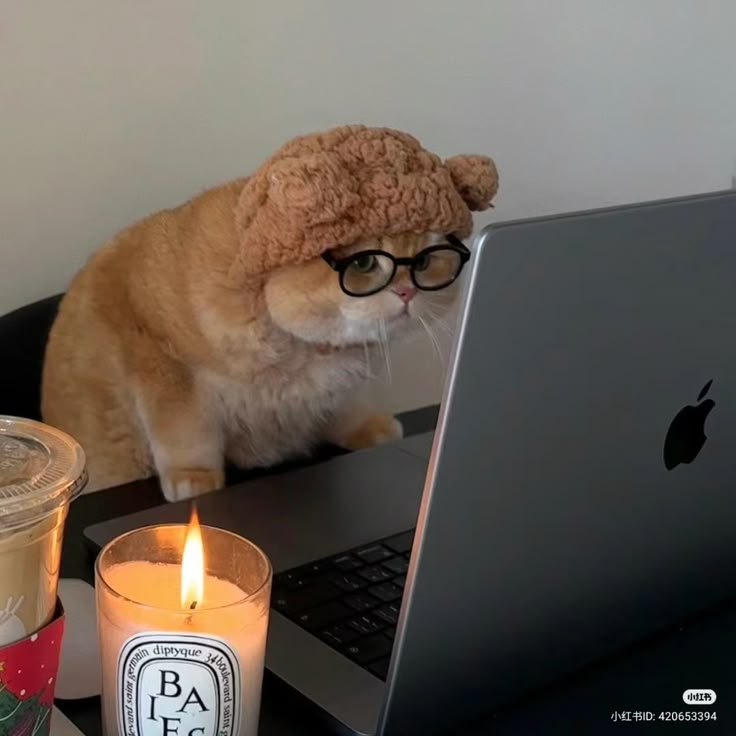
#> input picture cat.jpg, 736 x 736 px
$ python 1_task.py
#> lines starting #> are read from the running program, lines starting #| are printed output that depends on the picture
#> the answer given: cat.jpg
#> in load_image, image is the input picture: shape (736, 736, 3); mean B, G, R 84, 93.2, 103.7
import cv2
import sys
import os

class ImageProcessingError(Exception):
    pass

class FileNotFoundError(ImageProcessingError):
    pass

class ImageLoadError(ImageProcessingError):
    pass

def switch_r_g(image):
    """
    Swap the red and green channels of a BGR image.

    Args:
        image (numpy.ndarray): Input image in BGR channel order (as from cv2.imread).

    Returns:
        numpy.ndarray: Output image with the red and green channels exchanged (still BGR).
    """
    if image is None:
        raise ValueError("Input image cannot be None")

    b, g, r = cv2.split(image)
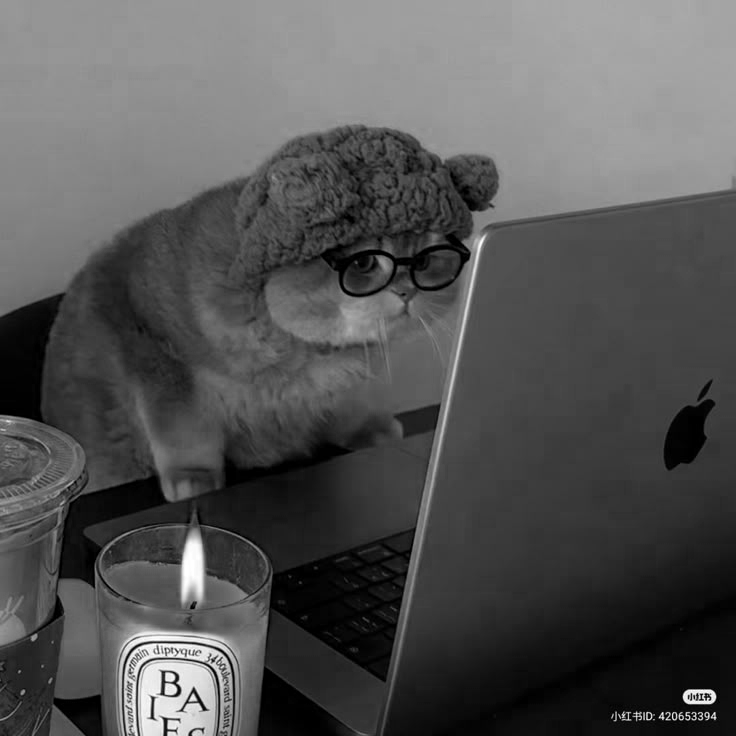
#> b: shape (736, 736); min 0, max 255, mean 84
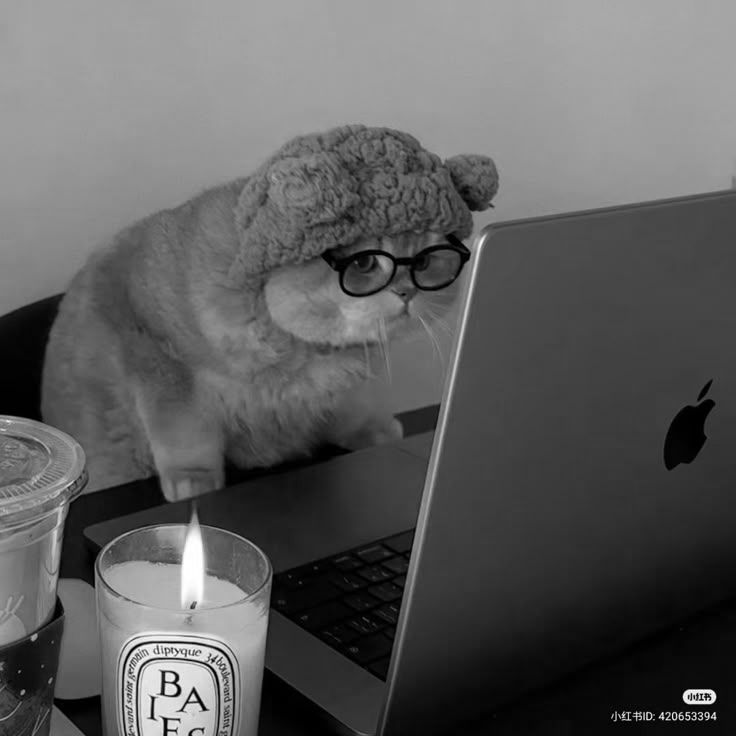
#> g: shape (736, 736); min 0, max 255, mean 93.2
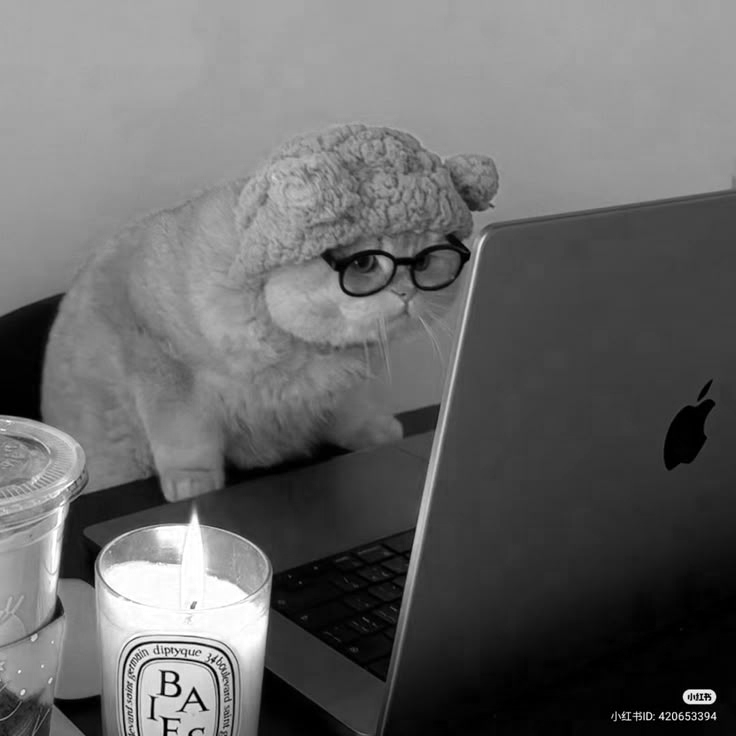
#> r: shape (736, 736); min 0, max 255, mean 103.7
    merged_image = cv2.merge((b, r, g))
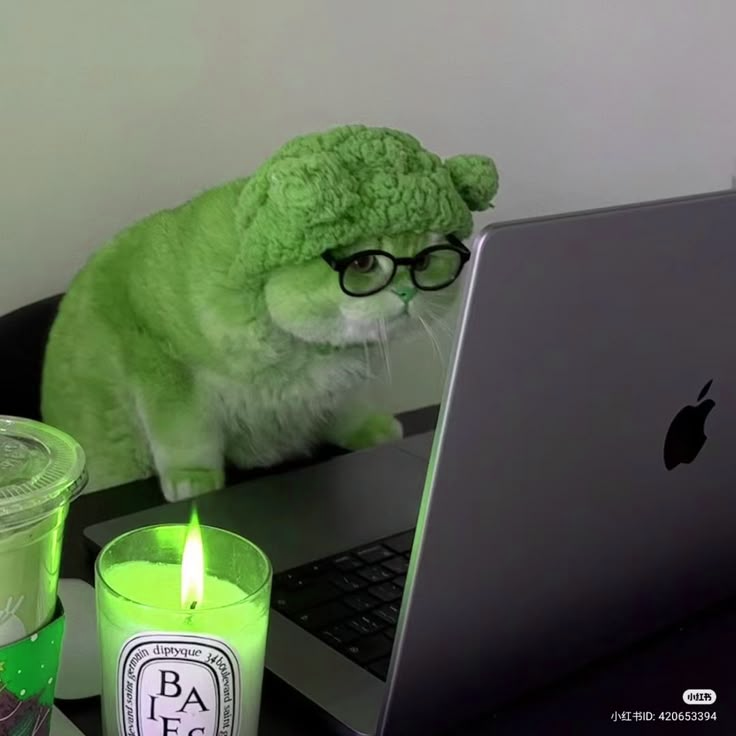
#> merged_image: shape (736, 736, 3); mean of channels 0, 1, 2 84, 103.7, 93.2; drawn as B, G, R
    return merged_image


def check_image(image_path):
    """
    Check if image exists and can be loaded.

    Args:
        image_path (str): Path to the image file.

    Raises:
        FileNotFoundError: If file doesn't exist or is not a file
        InvalidFileFormatError: If file format is not supported
    """
    if not os.path.exists(image_path):
        raise FileNotFoundError(f"Файл '{image_path}' не существует.")

    if not os.path.isfile(image_path):
        raise FileNotFoundError(f"'{image_path}' не является файлом.")

def load_image(image_path):
    """
    Load image from file path.

    Args:
        image_path (str): Path to the image file.

    Returns:
        numpy.ndarray: Loaded image

    Raises:
        ImageLoadError: If image cannot be loaded
    """
    image = cv2.imread(image_path)
    if image is None:
        raise ImageLoadError(f"Не удалось загрузить изображение '{image_path}'. Возможно, файл поврежден или путь указан неверно.")
    return image

def main():
    try:
        image_path = input("Введите путь к изображению: ").strip().strip('"\'')
        check_image(image_path)

        image = load_image(image_path)

        processed_image = switch_r_g(image)

        cv2.imshow('Original', image)
        cv2.imshow('R-G Switched', processed_image)


        base_name, ext = os.path.splitext(image_path)
        output_path = f"{base_name}_switched{ext}"
        cv2.imwrite(output_path, processed_image)
        print(f"Обработанное изображение сохранено как: {output_path}")

        cv2.waitKey(0)
        cv2.destroyAllWindows()

    except ImageProcessingError as e:
        print(f"Ошибка обработки изображения: {e}")
        sys.exit(1)
    except KeyboardInterrupt:
        print("\nПрограмма прервана пользователем.")
        sys.exit(0)
    except Exception as e:
        print(f"Произошла непредвиденная ошибка: {e}")
        sys.exit(1)

if __name__ == "__main__":
    main()
